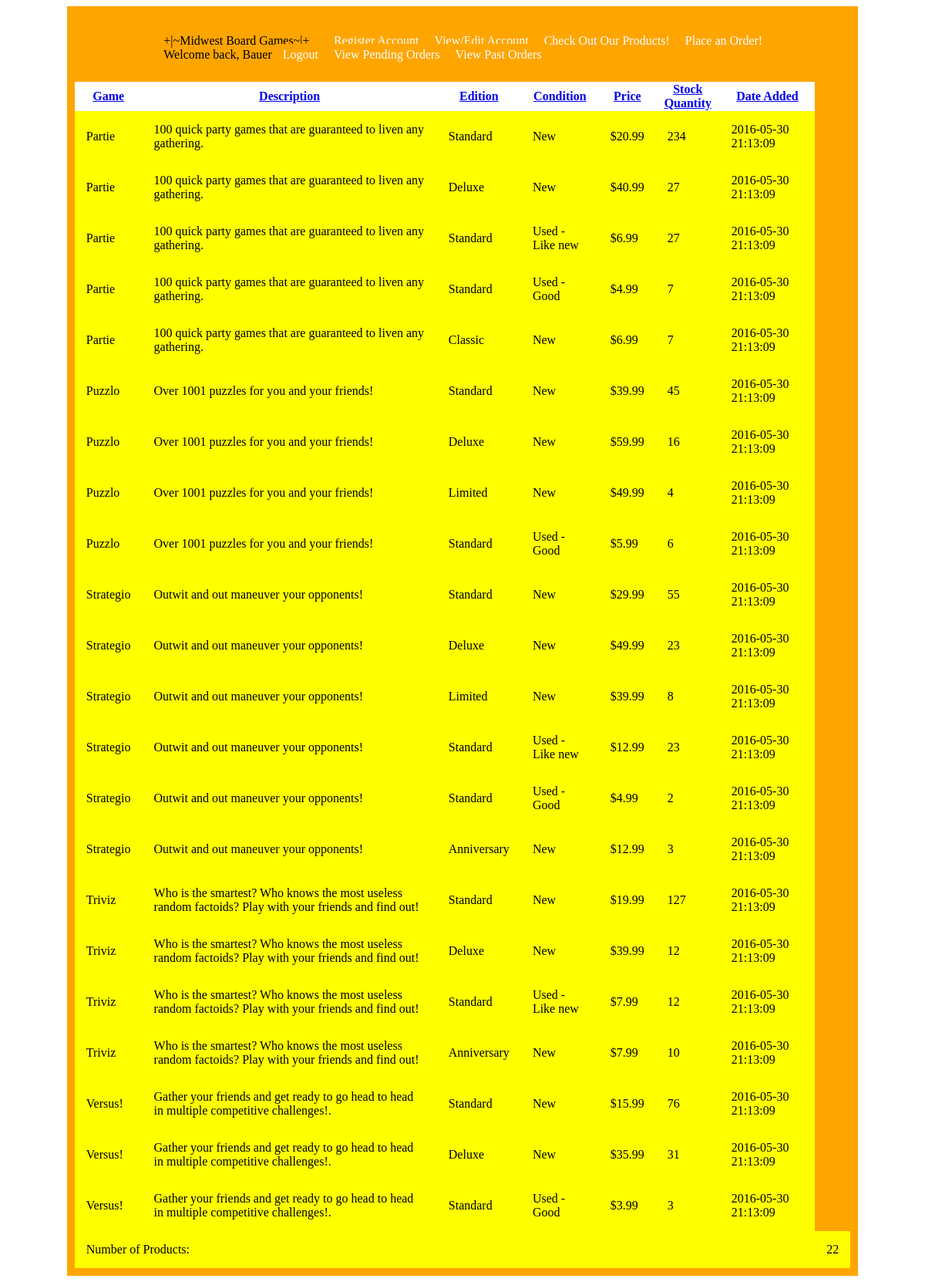
The app's page /final/view_products.php (signed in) with its own data.
### tables this page shows
create table games(
	games_id MEDIUMINT UNSIGNED NOT NULL AUTO_INCREMENT,
	game_categories_id SMALLINT UNSIGNED NOT NULL,
	game_editions_id TINYINT UNSIGNED NOT NULL,
	game_conditions_id TINYINT UNSIGNED NOT NULL,
	price DECIMAL(6,3) NOT NULL,
	photo VARCHAR(100),
	stock_quantity MEDIUMINT UNSIGNED NOT NULL,
	date_added TIMESTAMP DEFAULT CURRENT_TIMESTAMP,
	PRIMARY KEY(games_id),
	INDEX ind_game_categories_id (game_categories_id),
	CONSTRAINT fk_game_categories_id FOREIGN KEY (game_categories_id) REFERENCES game_categories(game_categories_id)
	ON DELETE CASCADE on UPDATE CASCADE,
	INDEX fk_game_editions_id (game_editions_id),
	CONSTRAINT fk_game_editions_id FOREIGN KEY (game_editions_id) REFERENCES game_editions(game_editions_id)
	ON DELETE CASCADE on UPDATE CASCADE,
	INDEX ind_game_conditions_id (game_conditions_id),
	CONSTRAINT fk_game_conditions_id FOREIGN KEY (game_conditions_id) REFERENCES game_conditions(game_conditions_id)
	ON DELETE CASCADE on UPDATE CASCADE
);

create table game_categories(
	game_categories_id SMALLINT UNSIGNED NOT NULL AUTO_INCREMENT,
	category VARCHAR(100) NOT NULL,
	description VARCHAR(1000),
	PRIMARY KEY(game_categories_id)
);

create table game_editions(
	game_editions_id TINYINT UNSIGNED NOT NULL AUTO_INCREMENT,
	edition VARCHAR(20) NOT NULL,
	PRIMARY KEY(game_editions_id)
);

create table game_conditions(
	game_conditions_id TINYINT UNSIGNED NOT NULL AUTO_INCREMENT,
	keyword VARCHAR(20) NOT NULL,
	PRIMARY KEY(game_conditions_id)
);

### final/includes/view_products.inc.php (the view, shortened to what this page needs)
<?php
$toggle = isset($_GET['toggle'])?$_GET['toggle']:TRUE;
$order_by = isset($_GET['order_by'])?$_GET['order_by']:'category';
$asc_desc = ($toggle)?'ASC':'DESC';
$select_producst = "SELECT category, description, edition, keyword, price, stock_quantity, date_added, photo
	FROM games
	INNER JOIN game_categories USING (game_categories_id)
	INNER JOIN game_editions USING (game_editions_id)
	INNER JOIN game_conditions USING (game_conditions_id)
	ORDER BY $order_by $asc_desc";
$exec_select_producst = @mysqli_query($link, $select_producst);
if(!$exec_select_producst){
	rollback('Product info could not be retrieved becase '.mysqli_error($link));
}elseif(mysqli_num_rows($exec_select_producst) > 0){
	echo "<table class='product_info_table'>
		<tr class='header'>
			<th><a href='".$_SERVER['PHP_SELF']."?order_by=category&toggle=".!$toggle."'>Game</a></th>
			<th><a href='".$_SERVER['PHP_SELF']."?order_by=description&toggle=".!$toggle."'>Description</a></th>
			<th><a href='".$_SERVER['PHP_SELF']."?order_by=edition&toggle=".!$toggle."'>Edition</a></th>
			<th><a href='".$_SERVER['PHP_SELF']."?order_by=keyword&toggle=".!$toggle."'>Condition</a></th>
			<th><a href='".$_SERVER['PHP_SELF']."?order_by=price&toggle=".!$toggle."'>Price</a></th>
			<th><a href='".$_SERVER['PHP_SELF']."?order_by=stock_quantity&toggle=".!$toggle."'>Stock Quantity</a></th>
			<th><a href='".$_SERVER['PHP_SELF']."?order_by=date_added&toggle=".!$toggle."'>Date Added</a></th>
		</tr>";
	while($one_record = mysqli_fetch_assoc($exec_select_producst)){
		echo "<tr>
			<td>{$one_record['category']}</td>
			<td>{$one_record['description']}</td>
			<td>{$one_record['edition']}</td>
			<td>{$one_record['keyword']}</td>
			<td>\${$one_record['price']}</td>
			<td>{$one_record['stock_quantity']}</td>
			<td>{$one_record['date_added']}</td>
		</tr>";
	}
	echo "<tr><td colspan='7'>Number of Products:</td><td>".mysqli_num_rows($exec_select_producst)."</td></tr></table>";
}else{
	echo "No Products to Show";
}
?>

### final/view_products.php (shortened to what this page needs)
<?php
require('./includes/mysql.inc.php');
if(isset($_SESSION['game_customers_id']) && isset($_SESSION['full_name'])){
	include('./includes/header.inc.php');
	require('./includes/view_products.inc.php');
	include('./includes/footer.inc.php');
}else{
	redirect('Authentication failed.', 'login.php', 1);
}
?>

### final/includes/header.inc.php (shortened to what this page needs)
<!doctype html>
<html>
<head>
</head>
<body>
<section class='mainSection'>
	<nav class='topNavBar'>
		<ul class='left_main_ul'>
			<li>
				<?php
				echo "+|~Midwest Board Games~|+<br>";
				if(isset($_SESSION['game_customers_id']) && isset($_SESSION['full_name'])){
					echo "Welcome back, {$_SESSION['full_name']} <a href='logout.php'>Logout</a><br>";
				}else{
					echo "<a href='login.php'>Login</a>";
				}
				?>
			</li>
			<li><a href='registration.php'>Register Account</a></li>
			<li><a href='account_info.php'>View/Edit Account</a></li>
			<li><a href='view_products.php'>Check Out Our Products!</a></li>
			<li><a href='order.php'>Place an Order!</a></li>
			<li><a href='view_current_orders.php'>View Pending Orders</a></li>
			<li><a href='view_previous_orders.php'>View Past Orders</a></li>
		</ul>
	</nav>

### final/includes/footer.inc.php
</section>
</body>
</html>

### final/includes/header.inc.php (style rules this page uses)
.product_info_table, .account_info_table { border-collapse: collapse; border: 3px yellow; }
.product_info_table .header, .product_info_table td, .account_info_table .header, .account_info_table td { margin: 0; padding: 15px; border-spacing: 5px; }
.product_info_table .header, .account_info_table .header { border: 4px black; background: white; color: black; }
.product_info_table td, .account_info_table td { border: 1px black; background: yellow; color: black; }
.mainSection { width: 85%; margin: 0 auto; background: orange; padding: 10px; }
nav.topNavBar { width: 85%; margin: 0 auto; margin-bottom: 1em; padding: 10px 0px; }
nav.topNavBar ul { list-style: none; }
nav.topNavBar:after { content: ""; display: block; clear: both; }
nav.topNavBar>ul>li { float: left; position: relative; }
nav.topNavBar ul li a { background: orange; color: white; text-decoration: none; padding: 5px 10px; white-space: nowrap; }

### records on screen
games: game_categories.category "Partie", game_categories.description "100 quick party games that are guaranteed to liven any gathering.", game_editions.edition "Standard", game_conditions.keyword "New", price "20.99", stock_quantity "234", date_added "2016-05-30 21:13:09"
games: game_categories.category "Partie", game_categories.description "100 quick party games that are guaranteed to liven any gathering.", game_editions.edition "Deluxe", game_conditions.keyword "New", price "40.99", stock_quantity "27", date_added "2016-05-30 21:13:09"
games: game_categories.category "Partie", game_categories.description "100 quick party games that are guaranteed to liven any gathering.", game_editions.edition "Standard", game_conditions.keyword "Used - Like new", price "6.99", stock_quantity "27", date_added "2016-05-30 21:13:09"
games: game_categories.category "Partie", game_categories.description "100 quick party games that are guaranteed to liven any gathering.", game_editions.edition "Standard", game_conditions.keyword "Used - Good", price "4.99", stock_quantity "7", date_added "2016-05-30 21:13:09"
games: game_categories.category "Partie", game_categories.description "100 quick party games that are guaranteed to liven any gathering.", game_editions.edition "Classic", game_conditions.keyword "New", price "6.99", stock_quantity "7", date_added "2016-05-30 21:13:09"
games: game_categories.category "Puzzlo", game_categories.description "Over 1001 puzzles for you and your friends!", game_editions.edition "Standard", game_conditions.keyword "New", price "39.99", stock_quantity "45", date_added "2016-05-30 21:13:09"
games: game_categories.category "Puzzlo", game_categories.description "Over 1001 puzzles for you and your friends!", game_editions.edition "Deluxe", game_conditions.keyword "New", price "59.99", stock_quantity "16", date_added "2016-05-30 21:13:09"
games: game_categories.category "Puzzlo", game_categories.description "Over 1001 puzzles for you and your friends!", game_editions.edition "Limited", game_conditions.keyword "New", price "49.99", stock_quantity "4", date_added "2016-05-30 21:13:09"
games: game_categories.category "Puzzlo", game_categories.description "Over 1001 puzzles for you and your friends!", game_editions.edition "Standard", game_conditions.keyword "Used - Good", price "5.99", stock_quantity "6", date_added "2016-05-30 21:13:09"
games: game_categories.category "Strategio", game_categories.description "Outwit and out maneuver your opponents!", game_editions.edition "Standard", game_conditions.keyword "New", price "29.99", stock_quantity "55", date_added "2016-05-30 21:13:09"
games: game_categories.category "Strategio", game_categories.description "Outwit and out maneuver your opponents!", game_editions.edition "Deluxe", game_conditions.keyword "New", price "49.99", stock_quantity "23", date_added "2016-05-30 21:13:09"
games: game_categories.category "Strategio", game_categories.description "Outwit and out maneuver your opponents!", game_editions.edition "Limited", game_conditions.keyword "New", price "39.99", stock_quantity "8", date_added "2016-05-30 21:13:09"
games: game_categories.category "Strategio", game_categories.description "Outwit and out maneuver your opponents!", game_editions.edition "Standard", game_conditions.keyword "Used - Like new", price "12.99", stock_quantity "23", date_added "2016-05-30 21:13:09"
games: game_categories.category "Strategio", game_categories.description "Outwit and out maneuver your opponents!", game_editions.edition "Standard", game_conditions.keyword "Used - Good", price "4.99", stock_quantity "2", date_added "2016-05-30 21:13:09"
games: game_categories.category "Strategio", game_categories.description "Outwit and out maneuver your opponents!", game_editions.edition "Anniversary", game_conditions.keyword "New", price "12.99", stock_quantity "3", date_added "2016-05-30 21:13:09"
games: game_categories.category "Triviz", game_categories.description "Who is the smartest? Who knows the most useless random factoids? Play with your friends and find out!", game_editions.edition "Standard", game_conditions.keyword "New", price "19.99", stock_quantity "127", date_added "2016-05-30 21:13:09"
games: game_categories.category "Triviz", game_categories.description "Who is the smartest? Who knows the most useless random factoids? Play with your friends and find out!", game_editions.edition "Deluxe", game_conditions.keyword "New", price "39.99", stock_quantity "12", date_added "2016-05-30 21:13:09"
games: game_categories.category "Triviz", game_categories.description "Who is the smartest? Who knows the most useless random factoids? Play with your friends and find out!", game_editions.edition "Standard", game_conditions.keyword "Used - Like new", price "7.99", stock_quantity "12", date_added "2016-05-30 21:13:09"
games: game_categories.category "Triviz", game_categories.description "Who is the smartest? Who knows the most useless random factoids? Play with your friends and find out!", game_editions.edition "Anniversary", game_conditions.keyword "New", price "7.99", stock_quantity "10", date_added "2016-05-30 21:13:09"
games: game_categories.category "Versus!", game_categories.description "Gather your friends and get ready to go head to head in multiple competitive challenges!.", game_editions.edition "Standard", game_conditions.keyword "New", price "15.99", stock_quantity "76", date_added "2016-05-30 21:13:09"
games: game_categories.category "Versus!", game_categories.description "Gather your friends and get ready to go head to head in multiple competitive challenges!.", game_editions.edition "Deluxe", game_conditions.keyword "New", price "35.99", stock_quantity "31", date_added "2016-05-30 21:13:09"
games: game_categories.category "Versus!", game_categories.description "Gather your friends and get ready to go head to head in multiple competitive challenges!.", game_editions.edition "Standard", game_conditions.keyword "Used - Good", price "3.99", stock_quantity "3", date_added "2016-05-30 21:13:09"

### other values on screen
$_SESSION['full_name'] "Bauer"
mysqli_num_rows($exec_select_producst) "22"
